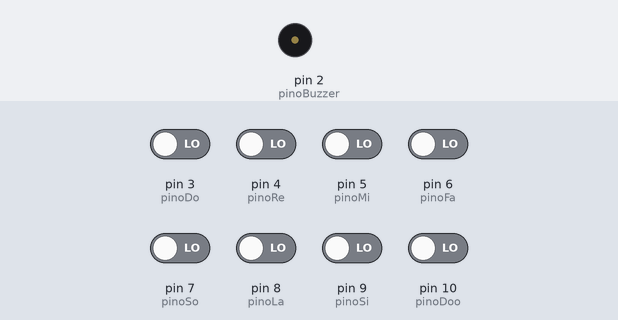
The sketch below on a simulated Arduino Uno, built with avr-gcc and run on an emulated ATmega328P. Shown: buzzer (waves = sounding). The test bench sets the inputs (shaded band); at power-on: pin 3 (pinoDo), pin 4 (pinoRe), pin 5 (pinoMi), pin 6 (pinoFa), pin 7 (pinoSo), pin 8 (pinoLa), pin 9 (pinoSi), pin 10 (pinoDoo) LOW.

Above: at 2.2 s.
2.3 s: pin 3 (pinoDo) driven HIGH
At 2.6 s:
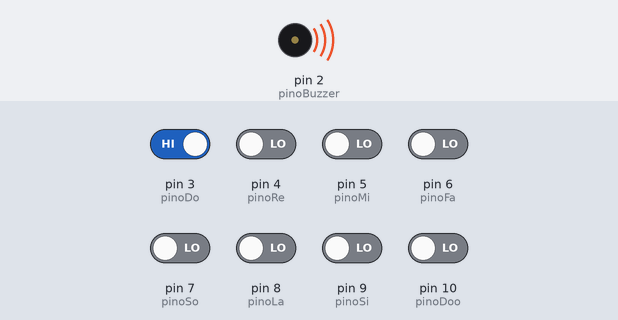
3.8 s: pin 3 (pinoDo) driven LOW
At 5.0 s:
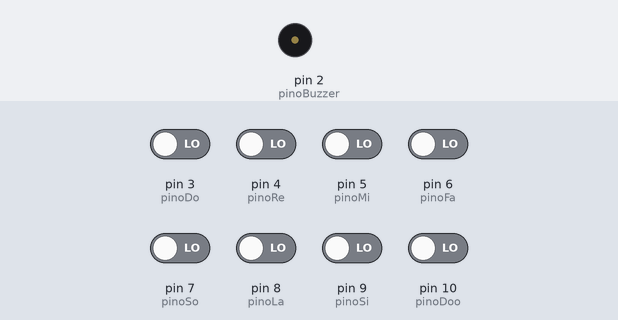
5.3 s: pin 4 (pinoRe) driven HIGH
At 6.2 s:
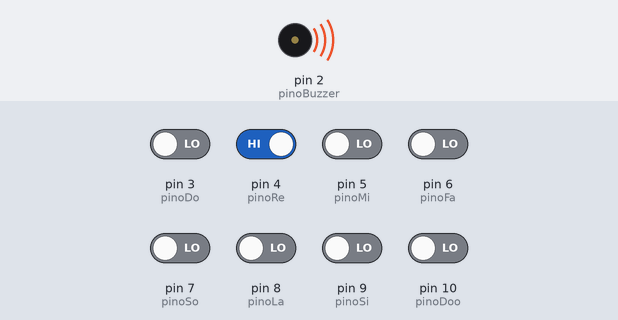
Timing chart, 0 to 8.3 s (numbered marks = the images above; inputs shaded):
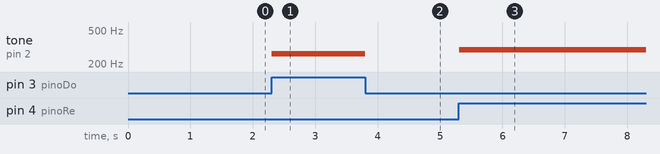

Measured:
- after the input at 2.3 s, tone on pin 2 (pinoBuzzer): silent → 262 Hz at once
- after the input at 3.8 s, tone on pin 2 (pinoBuzzer): 262 Hz → silent at once
- after the input at 5.3 s, tone on pin 2 (pinoBuzzer): silent → 294 Hz at once

The sketch:

Piano_buzzer.ino
```cpp
//dó, ré, mí, fá, só, lá, sí (repete dó) = 8
#define pinoBuzzer 2
#define pinoDo 3
#define pinoRe 4
#define pinoMi 5
#define pinoFa 6
#define pinoSo 7
#define pinoLa 8
#define pinoSi 9
#define pinoDoo 10

byte doh, re, mi, fa, so, la, si, doo = 0;

void setup() {
  Serial.begin(9600);
  delay(1000);
  pinMode(pinoBuzzer, OUTPUT);
  pinMode(pinoDo, INPUT);
  pinMode(pinoRe, INPUT);
  pinMode(pinoMi, INPUT);
  pinMode(pinoFa, INPUT);
  pinMode(pinoSo, INPUT);
  pinMode(pinoLa, INPUT);
  pinMode(pinoSi, INPUT);
  pinMode(pinoDoo, INPUT);
}

void loop() {
  doh = digitalRead(pinoDo);
  re = digitalRead(pinoRe);
  mi = digitalRead(pinoMi);
  fa = digitalRead(pinoFa);
  so = digitalRead(pinoSo);
  la = digitalRead(pinoLa);
  si = digitalRead(pinoSi);
  doo = digitalRead(pinoDoo);
  //Verificando qual nota foi acionada

  if (doh == 1) {
    //Ativa as notas
    tone(pinoBuzzer, 262);
  }
  else if (re == 1) {
    tone(pinoBuzzer, 294);
  }
  else if (mi == 1) {
    tone(pinoBuzzer, 330);
  }
  else if (fa == 1) {
    tone(pinoBuzzer, 349);
  }
  else if (so == 1) {
    tone(pinoBuzzer, 392);
  }
  else if (la == 1) {
    tone(pinoBuzzer, 440);
  }
  else if (si == 1) {
    tone(pinoBuzzer, 494);
  }
  else if (doo == 1) {
    tone(pinoBuzzer, 528);
  }
  else{
    noTone(pinoBuzzer);
  }
  delay(50);
}
```
